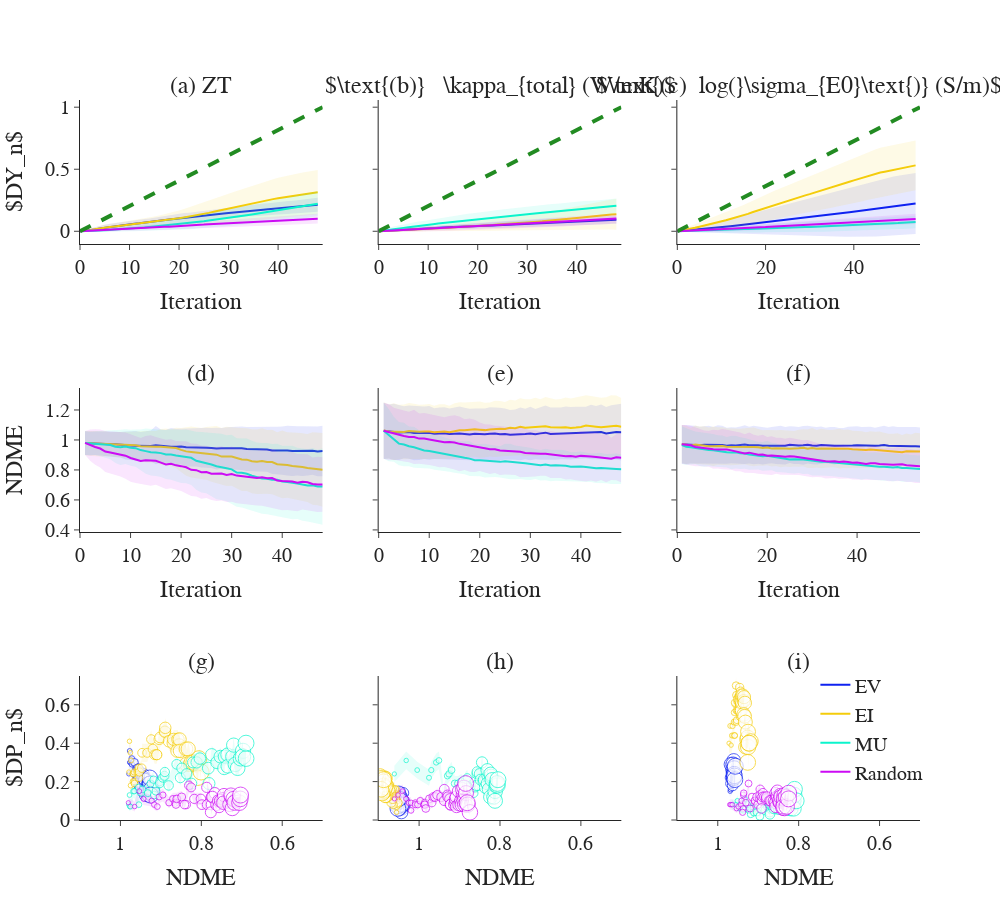

The notebook cell this image was saved under:
### Code cell
fig = make_subplots(
    rows=3, cols=3,
#     specs=[[{}, {'rowspan':2}],
#            [{}, None]],
    print_grid=True,
    shared_yaxes=True,
    vertical_spacing=0.2,
    subplot_titles=['(a) ZT', r'$\text{(b)}   \kappa_{total} (W/mK)$', r'$\text{(c)  log(}\sigma_{E0}\text{)} (S/m)$',
                   '(d)', '(e)', '(f)',
                    '(g)', '(h)', '(i)',
                   ]
)

count = 1
for f in fs:

    # this is just to only show one set of legends
    if 'zt' in f:
        dp_traces = get_discovery_probability_traces([f], x_metric='NDME', legend=False)
        i1_traces = get_avg_and_std_trace(f, 'fraction_of_targets_found', legend=True)
        i2_traces = get_avg_and_std_trace(f, 'NDME', legend=False)
    else:
        dp_traces = get_discovery_probability_traces([f], x_metric='NDME', legend=False)
        i1_traces = get_avg_and_std_trace(f, 'fraction_of_targets_found', legend=False)
        i2_traces = get_avg_and_std_trace(f, 'NDME', legend=False)
        
    for it in i1_traces:
        fig.add_trace(it, row=1, col=count)

    for it in i2_traces:
        fig.add_trace(it, row=2, col=count)
    
    for ft in dp_traces:
        fig.add_trace(ft, row=3, col=count)
        
    count += 1
    
    # a perfect selection strategy would select a candidate at every iteration
    ## for Eg dataset n_targets = 215
    total_targets = get_total_targets(pd.read_csv(f))
    benchmark_x_vals = np.linspace(0,total_targets)
    slope = 1/total_targets
    print('Total tagets: {} {}'.format(total_targets, slope))
    benchmark_y_vals = slope * benchmark_x_vals
    benchmark_trace = go.Scatter(x=benchmark_x_vals, y=benchmark_y_vals, name='perfect SL strategy', 
                                 line = dict(color='forestgreen', width=4, dash='dash'),
                                showlegend=False
    )
    
    if 'zt' in f:
        fig.add_trace(benchmark_trace, row=1, col=1)
    elif 'tc' in f:
        fig.add_trace(benchmark_trace, row=1, col=2)
    elif 'sigma' in f:
        fig.add_trace(benchmark_trace, row=1, col=3)

fig.update_yaxes(title_text='$DY_n$', row=1, col=1)
fig.update_yaxes(title_text='NDME', row=2, col=1)
fig.update_yaxes(title_text='$DP_n$', row=3, col=1)

fig.update_yaxes(range=[0, 0.5], row=3, col=1)
fig.update_yaxes(range=[0, 0.5], row=3, col=2)
fig.update_yaxes(range=[0, 0.5], row=3, col=3)


for i in [(1,1), (1,2), (1,3), (2,1), (2,2), (2,3)]:
    fig.update_xaxes(title_text='Iteration', row=i[0], col=i[1])

for col in [1,2,3]:
    fig.update_xaxes(title_text='NDME', range=[1.1, 0.5], row=3, col=col)
    fig.update_yaxes(range=[0, 0.75], row=3, col=col)


fig.update_layout(legend=dict(
    yanchor="bottom",
    y=0.04,
    xanchor="right",
    x=1.01
))
fig.layout.legend.tracegroupgap = 0

fig.update_annotations(font=dict(family="Barlow Semi Condensed", size=24))
fig.update_layout(font=dict(family="Barlow Semi Condensed", size=20), width=1000, height=900,  showlegend=True)
fig.write_image("static/fig6-sl_metrics-starrydata{}.png".format(plot_type), scale=2)
fig.show()
